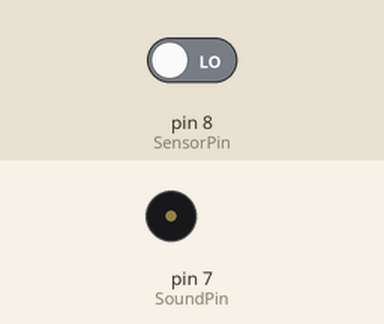
The sketch below on a simulated Arduino Uno, built with avr-gcc and run on an emulated ATmega328P. Parts: buzzer (waves = sounding). The test bench sets the inputs (shaded band); at power-on: pin 8 (SensorPin) LOW. What the sketch prints to the serial monitor is not drawn.

Above: at 1.2 s.
1.3 s: pin 8 (SensorPin) driven HIGH
At 1.6 s:
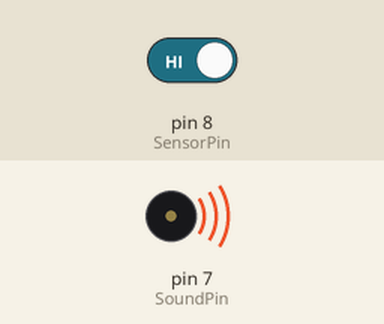
2.8 s: pin 8 (SensorPin) driven LOW
At 4.0 s:
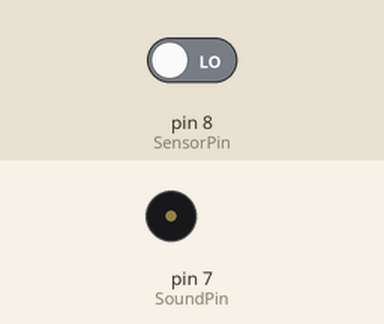
Timing chart, 0 to 5.8 s (numbered marks = the images above; inputs shaded):
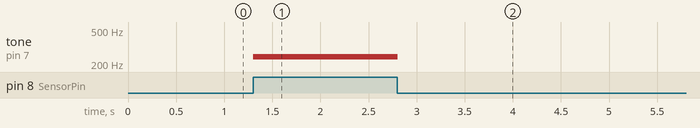

The sketch:

MovimentSensor.ino
```cpp
#define SoundPin 7
#define SensorPin 8
//Pinos pra baixo: Negativo Sinal Positivo

void setup()
{
	pinMode(SensorPin, INPUT);
	pinMode(SoundPin, OUTPUT);
	Serial.begin(9600);
}
void loop()
{
	Serial.println(digitalRead(SensorPin));
	if(digitalRead(SensorPin)==1){
		tone(SoundPin, 244);
	}else{
		noTone(SoundPin);
	}
}
```

Measured:
- after the input at 1.3 s, tone on pin 7 (SoundPin): silent → 244 Hz at once
- after the input at 2.8 s, tone on pin 7 (SoundPin): 244 Hz → silent at once
